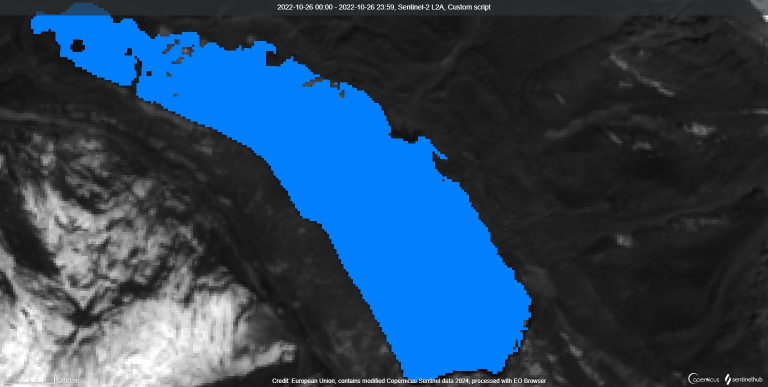
#> input picture glof_photo4.jpg, 1536 x 774 px (shown at 1/2 size)
$ python glof.py
#> lines starting #> are read from the running program, lines starting #| are printed output that depends on the picture; after the words box and inside, x2 and y2 are one past the last pixel; in counts of white or black regions, pixels touching at a corner belong together; long printed decimals are rounded
import cv2
import numpy as np

def count_hue_range_pixels(image_path, hue_start=208, hue_end=212, saturation_min=0, saturation_max=255, lightness_min=0, lightness_max=255):
    """
    Count the number of pixels in an image that have a hue within the specified range.

    :param image_path: Path to the image file.
    :param hue_start: Starting value of the hue range.
    :param hue_end: Ending value of the hue range.
    :param saturation_min: Minimum saturation value for the pixels to be counted.
    :param saturation_max: Maximum saturation value for the pixels to be counted.
    :param lightness_min: Minimum lightness value for the pixels to be counted.
    :param lightness_max: Maximum lightness value for the pixels to be counted.
    :return: Number of pixels with hue in the specified range.
    """
#> called with image_path = 'glof_photo4.jpg', hue_start = 208, hue_end = 219, saturation_min = 0, saturation_max = 255, lightness_min = 0, lightness_max = 255
    # Load the image
    image = cv2.imread(image_path)
#> image is the input picture: shape (774, 1536, 3); mean B, G, R 94.1, 68.6, 43
    if image is None:
        raise ValueError("Image not found or invalid image format.")

    # Convert the image from BGR to HLS (Hue, Lightness, Saturation)
    image_hls = cv2.cvtColor(image, cv2.COLOR_BGR2HLS)
#> image_hls: shape (774, 1536, 3); mean of channels 0, 1, 2 28, 68.6, 53.5

    # Define the lower and upper bounds for the hue range
    lower_bound = np.array([hue_start // 2, lightness_min, saturation_min], dtype=np.uint8)
    upper_bound = np.array([hue_end // 2, lightness_max, saturation_max], dtype=np.uint8)

    # Create a mask that matches pixels within the specified hue range
    mask = cv2.inRange(image_hls, lower_bound, upper_bound)
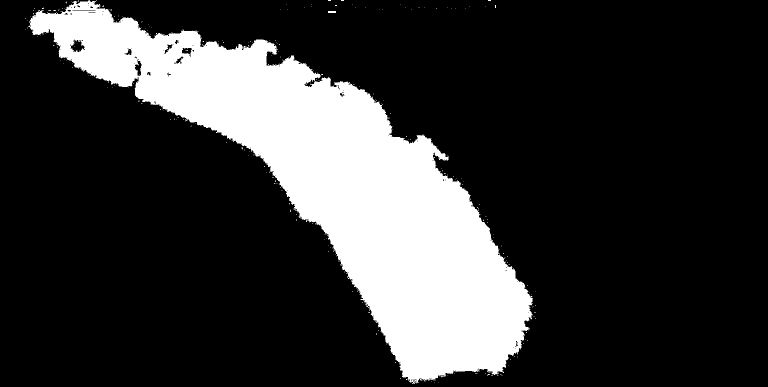
#> mask: shape (774, 1536) (shown at 1/2 size); 20.8% white; 258 white regions (256 under 20 px), largest, box (x1, y1, x2, y2) and area: (55, 0, 1066, 768) 247213, (656, 22, 672, 26) 64

    # Count the number of non-zero pixels in the mask
    pixel_count = np.count_nonzero(mask)
#> pixel_count = 247834

    return pixel_count

# Provide the path to your image
image_path = "glof_photo4.jpg"

# Count the pixels with hue in the range 200-220
total_pixel_count = count_hue_range_pixels(
    image_path,
    hue_start=208,
    hue_end=219,
    saturation_min=0,  # Adjust these values based on the image's characteristics
    saturation_max=255,
    lightness_min=0,
    lightness_max=255
)
#> total_pixel_count = 247834
print(f"Total number of pixels with hue in the range 200-220: {total_pixel_count}")
#| Total number of pixels with hue in the range 200-220: 247834
spactial_resolution = 4
area = total_pixel_count*spactial_resolution
#> area = 991336
print("Total area in meter sq is: ", area)
#| Total area in meter sq is:  991336

total_depth = 0.104 * (area**0.42) #using Huggel's formula
#> total_depth = 34.31
print("Total Depth: ", total_depth)
#| Total Depth:  34.312
# print("Total Water currently holding in MCM: ", water_hold/1000000)
water_hold = 0.104 * (area**1.42) #using Huggel's formula
#> water_hold = 34014726.7
print("Total Water currently holding in cubic meter: ", water_hold)
#| Total Water currently holding in cubic meter:  34014726.683
print("Total Water currently holding in MCM: ", water_hold/1000000)
#| Total Water currently holding in MCM:  34.015

$ run again, with glof_photo2.jpg copied over glof_photo4.jpg
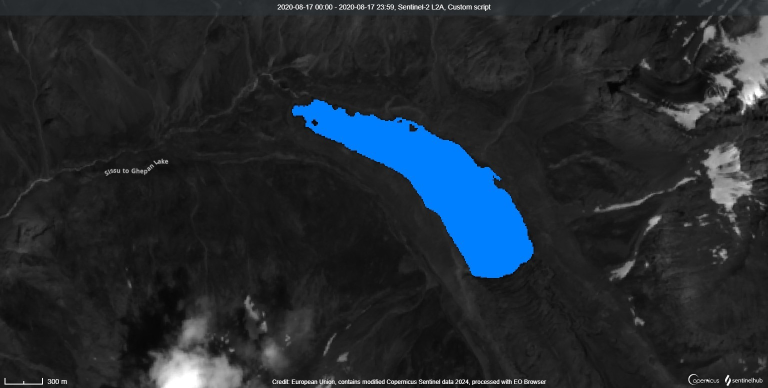
#> input picture glof_photo2.jpg, 1536 x 776 px (shown at 1/2 size)
#> in count_hue_range_pixels, image is the input picture: shape (776, 1536, 3); mean B, G, R 47.6, 41.3, 35
#> image_hls: shape (776, 1536, 3); mean of channels 0, 1, 2 10.6, 41.4, 13.9
#> in count_hue_range_pixels, `mask = cv2.inRange(image_hls, lower_bound, upper_bound)`:
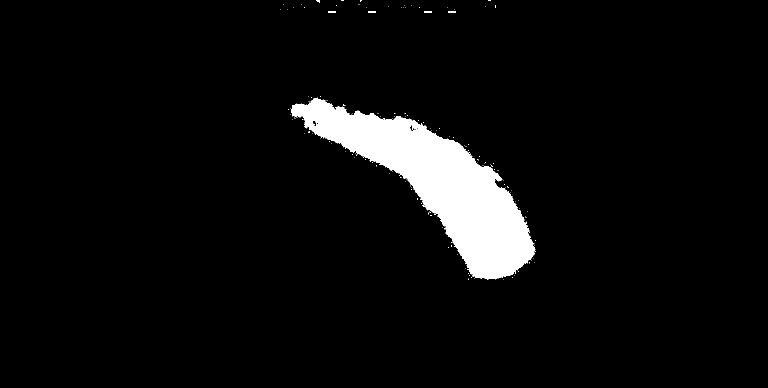
#> mask: shape (776, 1536) (shown at 1/2 size); 5.2% white; 164 white regions (158 under 20 px), largest, box (x1, y1, x2, y2) and area: (582, 197, 1072, 559) 60790, (656, 22, 672, 26) 64, (736, 22, 752, 26) 64, (848, 22, 864, 26) 64, (896, 22, 912, 26) 64, (632, 0, 640, 6) 32
#> pixel_count = 61405
#| Total number of pixels with hue in the range 200-220: 61405
#> area = 245620
#| Total area in meter sq is:  245620
#> total_depth = 19.1
#| Total Depth:  19.096
#> water_hold = 4690377.9
#| Total Water currently holding in cubic meter:  4690377.865
#| Total Water currently holding in MCM:  4.690

$ run again, with glof_photo3.jpg copied over glof_photo4.jpg
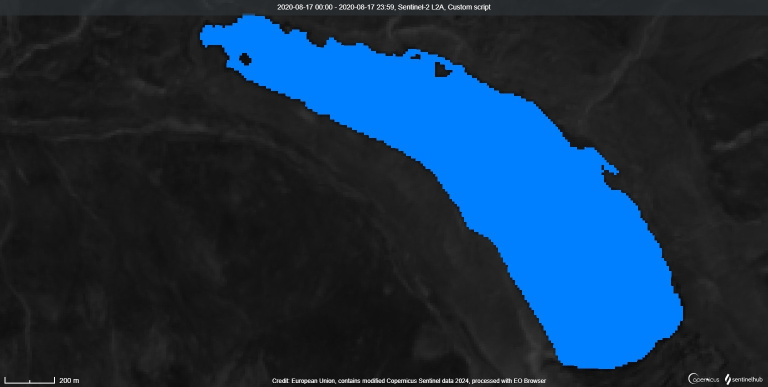
#> input picture glof_photo3.jpg, 1536 x 774 px (shown at 1/2 size)
#> in count_hue_range_pixels, image is the input picture: shape (774, 1536, 3); mean B, G, R 73.2, 48.4, 23.4
#> image_hls: shape (774, 1536, 3); mean of channels 0, 1, 2 27.1, 48.4, 51.8
#> in count_hue_range_pixels, `mask = cv2.inRange(image_hls, lower_bound, upper_bound)`:
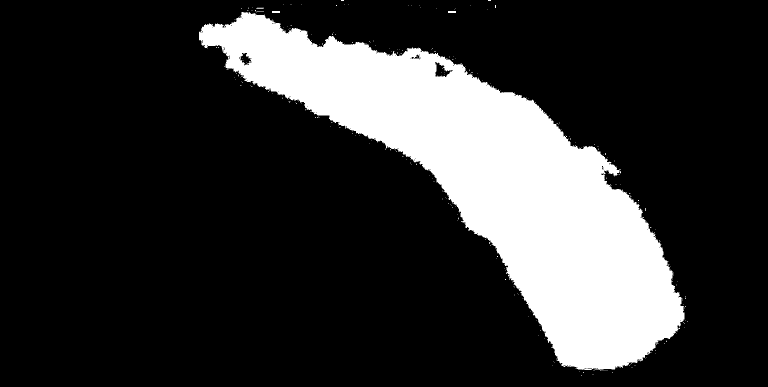
#> mask: shape (774, 1536) (shown at 1/2 size); 20% white; 249 white regions (245 under 20 px), largest, box (x1, y1, x2, y2) and area: (398, 24, 1369, 741) 237395, (544, 22, 560, 26) 64, (896, 22, 912, 26) 64, (513, 15, 528, 18) 29
#> pixel_count = 238041
#| Total number of pixels with hue in the range 200-220: 238041
#> area = 952164
#| Total area in meter sq is:  952164
#> total_depth = 33.74
#| Total Depth:  33.736
#> water_hold = 32122107.8
#| Total Water currently holding in cubic meter:  32122107.766
#| Total Water currently holding in MCM:  32.122

$ run again, with glof_photo5.jpg copied over glof_photo4.jpg
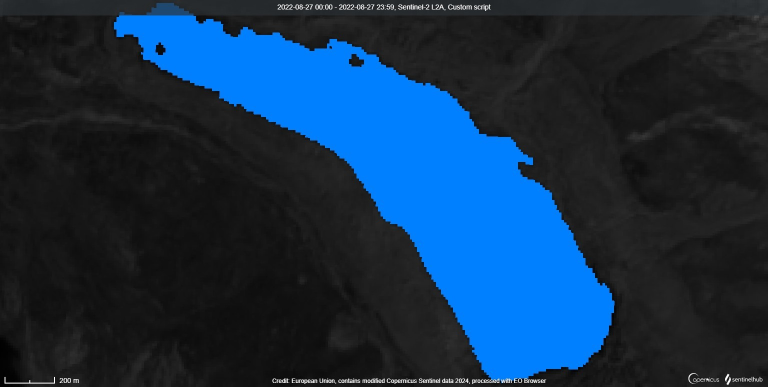
#> input picture glof_photo5.jpg, 1536 x 774 px (shown at 1/2 size)
#> in count_hue_range_pixels, image is the input picture: shape (774, 1536, 3); mean B, G, R 75, 48.5, 21.8
#> image_hls: shape (774, 1536, 3); mean of channels 0, 1, 2 28.5, 48.5, 55.5
#> in count_hue_range_pixels, `mask = cv2.inRange(image_hls, lower_bound, upper_bound)`:
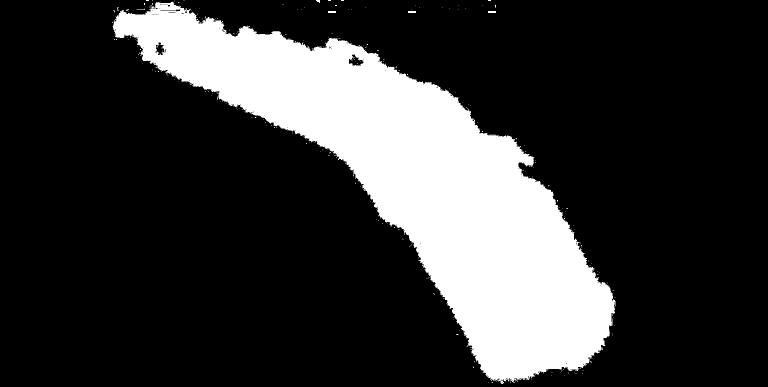
#> mask: shape (774, 1536) (shown at 1/2 size); 21.5% white; 276 white regions (271 under 20 px), largest, box (x1, y1, x2, y2) and area: (225, 3, 1231, 768) 254626, (656, 22, 672, 26) 64, (816, 22, 832, 26) 64, (976, 22, 992, 26) 64, (632, 0, 640, 6) 32
#> pixel_count = 255475
#| Total number of pixels with hue in the range 200-220: 255475
#> area = 1021900
#| Total area in meter sq is:  1021900
#> total_depth = 34.75
#| Total Depth:  34.752
#> water_hold = 35513482.8
#| Total Water currently holding in cubic meter:  35513482.844
#| Total Water currently holding in MCM:  35.513
